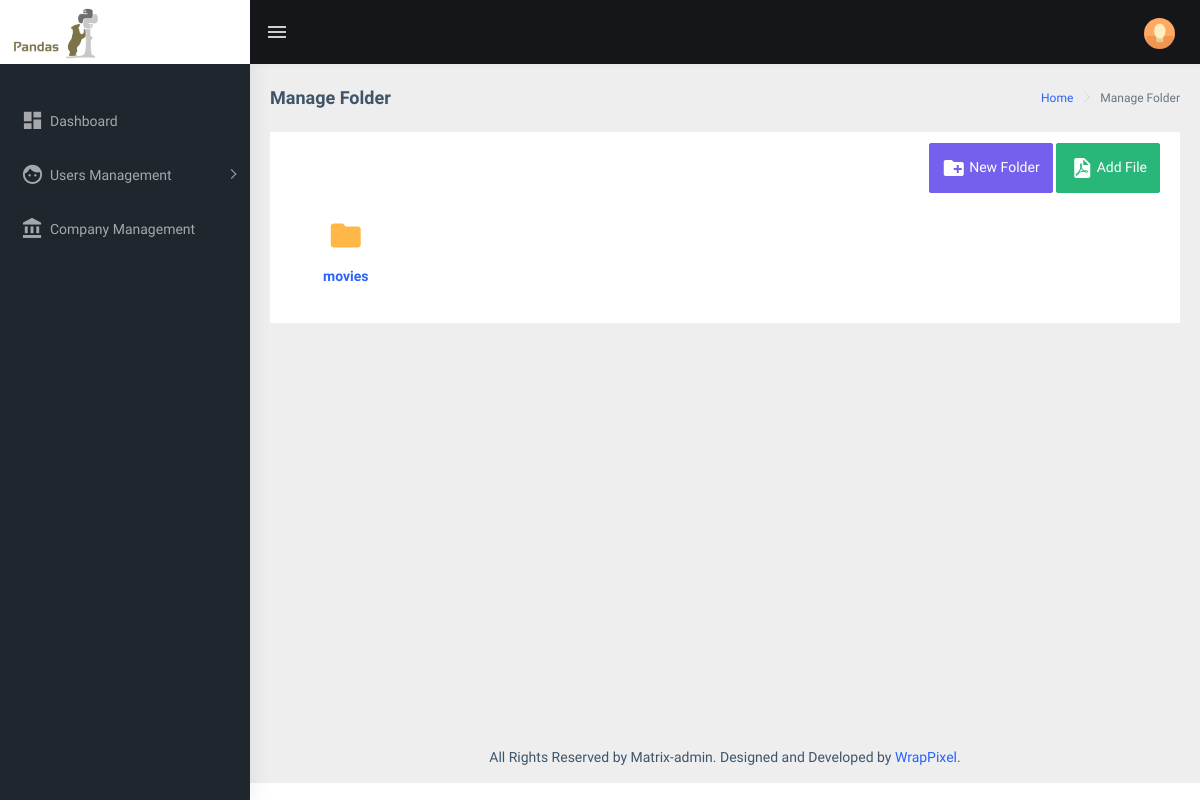
Page /manage_folder/6/ (signed in) on the earlier database version.
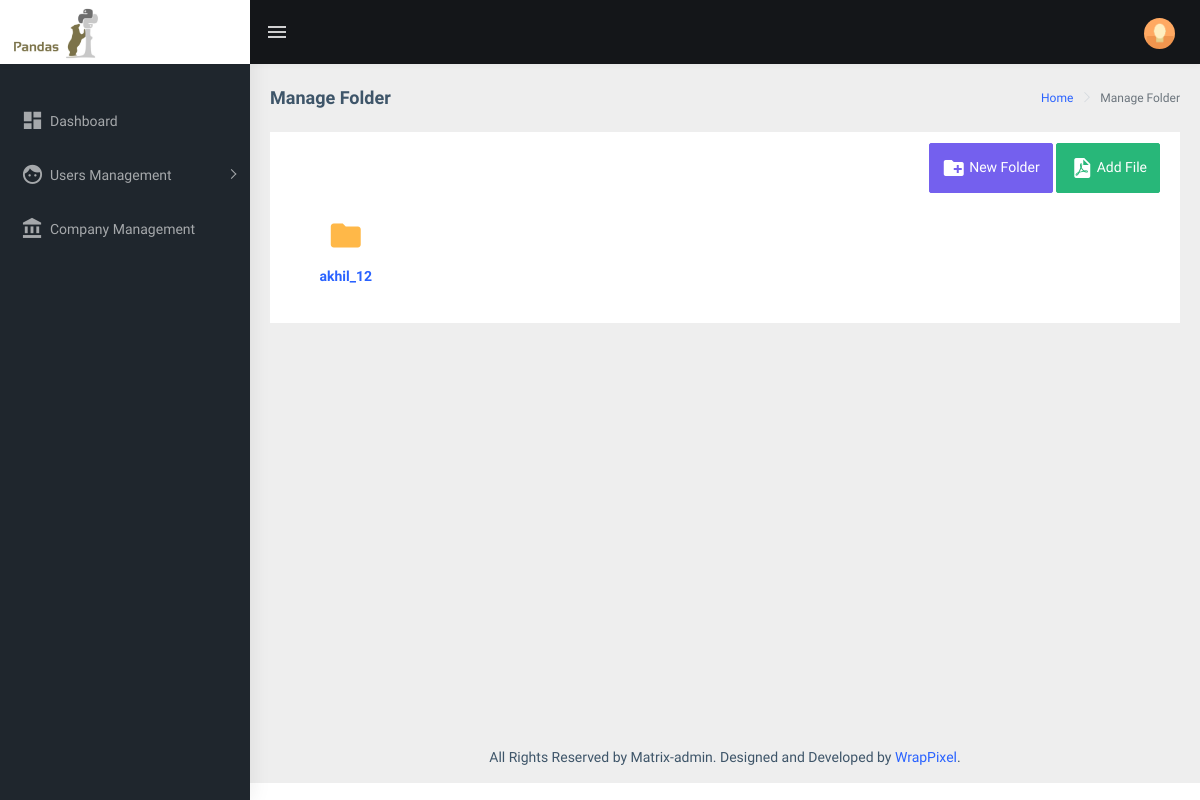
Same page on the later database version.
### app/models/user_model.py (models this page shows, shortened)
class FolderList(models.Model):
    user = models.ForeignKey(
        User,
        db_index = True,
        null = True,
        blank = True,
        on_delete = models.SET_NULL,
    )
    company = models.ForeignKey(
        Company,
        db_index = True,
        null = True,
        blank = True,
        on_delete = models.CASCADE,
    )
    parent_folder = models.ForeignKey(
        'self',
        db_index = True,
        null = True,
        blank = True,
        on_delete = models.CASCADE,
    )
    folder_name = models.CharField(
        max_length = 250,
        db_index = True,
        blank = False,
        null = True,
    )
    added_on = models.DateTimeField(
        auto_now_add = True,
        db_index = True,
    )
    class Meta:
        verbose_name_plural = "Folder_List_Table"

### app/views/folder_management.py (the view, shortened to what this page needs)
# urls.py: path('manage_folder/<int:company>/', never_cache(login_required(folder_management.ManageFolderView.as_view())), name = 'manage_folder'),
class ManageFolderView(View):
    template_name = 'app/base/base.html'
    data = defaultdict()
    data["included_template"] = 'app/folder_management/manage_folder.html'
    data["css_files"] = []
    data["js_files"] = ['custom_files/js/folder_management.js']
    data["page_title"] = "Manage Folder"
    def get(self, request, company=None, parent_folder=None):
        try:
            comp = user_model.Company.objects.get(pk = int(company))
        except:
            return redirect("/unauthorized/", permanent=False)
        self.data["company_ids"] = company
        self.data["parent_folder_ids"] = parent_folder if parent_folder is not None else ""
        self.data["add_folder_form"] = company_forms.FolderForm()
        folderlist = user_model.FolderList.objects.filter(company = comp)
        if parent_folder is not None:
            folderlist = folderlist.filter(parent_folder_id = int(parent_folder))
        else:
            folderlist = folderlist.filter(parent_folder__isnull = True)
        self.data["folder_list"] = folderlist
        filelist = user_model.UploadedFiles.objects.filter(company = comp)
        if parent_folder is not None:
            filelist = filelist.filter(folder_path_id = int(parent_folder))
        else:
            filelist = filelist.filter(company_folder = True, folder_path__isnull = True)
        self.data["filelist"] = filelist
        self.data["rename_folder_form"] = []
        i = 0
        for folder in folderlist:
            xx = {}
            xx["company_ids"] = folder.company.id
            xx["parent_folder_ids"] = folder.parent_folder.id if folder.parent_folder is not None else ""
            xx["form_prefix"] = "form_"+str(i)
            xx["ids"] = folder.id
            xx["form"] = company_forms.FolderForm(instance=folder, prefix="form_"+str(i))
            self.data["rename_folder_form"].append(xx)
            i +=1
        self.data["upload_file_form"] = company_forms.UploadFileForm()
        return render(request, self.template_name, self.data)

### app/templatetags/common_filters.py (called while the page is built)
@register.simple_tag
def load_css_files(scripts = list()):
    html = []
    for script in scripts:
        html.append('<link rel="stylesheet" href="'+settings.STATIC_URL+script+'"/>')
    return safestring.mark_safe(''.join(html))

@register.simple_tag
def load_javascript_files(scripts = list()):
    html = []
    for script in scripts:
        html.append('<script src="'+settings.STATIC_URL+script+'"></script>')
    return safestring.mark_safe(''.join(html))

### app/templates/app/base/base.html (shortened to what this page needs)
{% load static %}
{% load common_filters %}
<!DOCTYPE html>
<html dir="ltr" lang="en">
<head>
    <link href="{% static 'base_files/css/style.min.css' %}" rel="stylesheet">
</head>
<body>
    <div id="main-wrapper">
        <header class="topbar" data-navbarbg="skin5">
            <nav class="navbar top-navbar navbar-expand-md navbar-dark">
                <div class="navbar-header" data-logobg="skin5">
                    <a class="navbar-brand" href="index.html"  style="background-color:#FFF; text-align:center">
                        <span class="logo-text text-center">
                             <img src="{% static 'images/numpy-pandas.jpeg' %}" style="width:92px;" alt="homepage" class="light-logo" />
                        </span>
                    </a>
                </div>
                <div class="navbar-collapse collapse" id="navbarSupportedContent" data-navbarbg="skin5">
                    <ul class="navbar-nav float-left mr-auto">
                        <li class="nav-item d-none d-md-block"><a class="nav-link sidebartoggler waves-effect waves-light" href="javascript:void(0)" data-sidebartype="mini-sidebar"><i class="mdi mdi-menu font-24"></i></a></li>
                    </ul>
                    <ul class="navbar-nav float-right">
                        <li class="nav-item dropdown">
                            <a class="nav-link dropdown-toggle text-muted waves-effect waves-dark pro-pic" href="" data-toggle="dropdown" aria-haspopup="true" aria-expanded="false"><img src="../../assets/images/users/1.jpg" alt="user" class="rounded-circle" width="31"></a>
                        </li>
                    </ul>
                </div>
            </nav>
        </header>
        <aside class="left-sidebar" data-sidebarbg="skin5">
            <div class="scroll-sidebar">
                <nav class="sidebar-nav">
                    <ul id="sidebarnav" class="p-t-30">
                        <li class="sidebar-item">
							<a class="sidebar-link waves-effect waves-dark sidebar-link" href="{% url 'dashboard' %}" aria-expanded="false">
								<i class="mdi mdi-view-dashboard"></i>
								<span class="hide-menu">Dashboard</span>
							</a>
						</li>
                        <li class="sidebar-item"> <a class="sidebar-link has-arrow waves-effect waves-dark" href="javascript:void(0)" aria-expanded="false"><i class="mdi mdi-face"></i><span class="hide-menu">Users Management</span></a>
                        </li>
                        <li class="sidebar-item">
							<a class="sidebar-link waves-effect waves-dark sidebar-link" href="{% url 'manage_company' %}" aria-expanded="false">
								<i class="mdi mdi-bank"></i>
								<span class="hide-menu">Company Management</span>
							</a>
						</li>
                    </ul>
                </nav>
            </div>
        </aside>
        <div class="page-wrapper">
             <div class="page-breadcrumb">
                <div class="row">
                    <div class="col-12 d-flex no-block align-items-center">
                        <h4 class="page-title">{{page_title}}</h4>
                        <div class="ml-auto text-right">
                            <nav aria-label="breadcrumb">
                                <ol class="breadcrumb">
                                    <li class="breadcrumb-item"><a href="#">Home</a></li>
                                    <li class="breadcrumb-item active" aria-current="page">{{page_title}}</li>
                                </ol>
                            </nav>
                        </div>
                    </div>
                </div>
            </div>
            <div class="container-fluid">
                {% include included_template %}
            </div>
            <footer class="footer text-center">
                All Rights Reserved by Matrix-admin. Designed and Developed by <a href="https://wrappixel.com">WrapPixel</a>.
            </footer>
        </div>
    </div>
</body>
</html>

### app/templates/app/folder_management/manage_folder.html (shortened to what this page needs)
<div class="row">
	<div class="col-md-12">
		<div class="card">
			<div class="card-body" style="padding:0.7rem 1.25rem; text-align:right">
				<button class="btn btn-primary" data-toggle="modal" data-target="#add_folder_modal">
					<i class="mdi mdi-24px mdi-folder-plus"></i>
					<span style="display: inline;position: relative;top: -5px;"> New Folder</span>
				</button>
				<button class="btn btn-success" data-toggle="modal" data-target="#upload_file_modal">
					<i class="mdi mdi-24px mdi-file-pdf"></i>
					<span style="display: inline;position: relative;top: -5px;"> Add File</span>
				</button>
			</div>
			<div class="row">
				<div class="col-12">
					<ul style="padding:0px; margin:0px;">
						{% for folder in folder_list %}
							<li class="col-md-3 col-lg-2 col-xlg-2" style="float:left; list-style-type:none; cursor:pointer">
								<div class="folder-item card">
									<a href="/manage_folder/{{folder.company.id}}/{{folder.id}}/">
										<div class="box text-center">
											<h1 class="font-light text-warning"><i class="mdi mdi-folder"></i></h1>
											<h6>{{folder.folder_name}}</h6>
										</div>
									</a>
								</div>
							</li>
						{% endfor %}
					</ul>
				</div>
			</div>
			<div class="row">
				<div class="col-12">
				</div>
			</div>
        </div>
    </div>
</div>

Differences in the rows shown:
removed FolderList: folder_name "movies"
added FolderList: folder_name "akhil_12"
